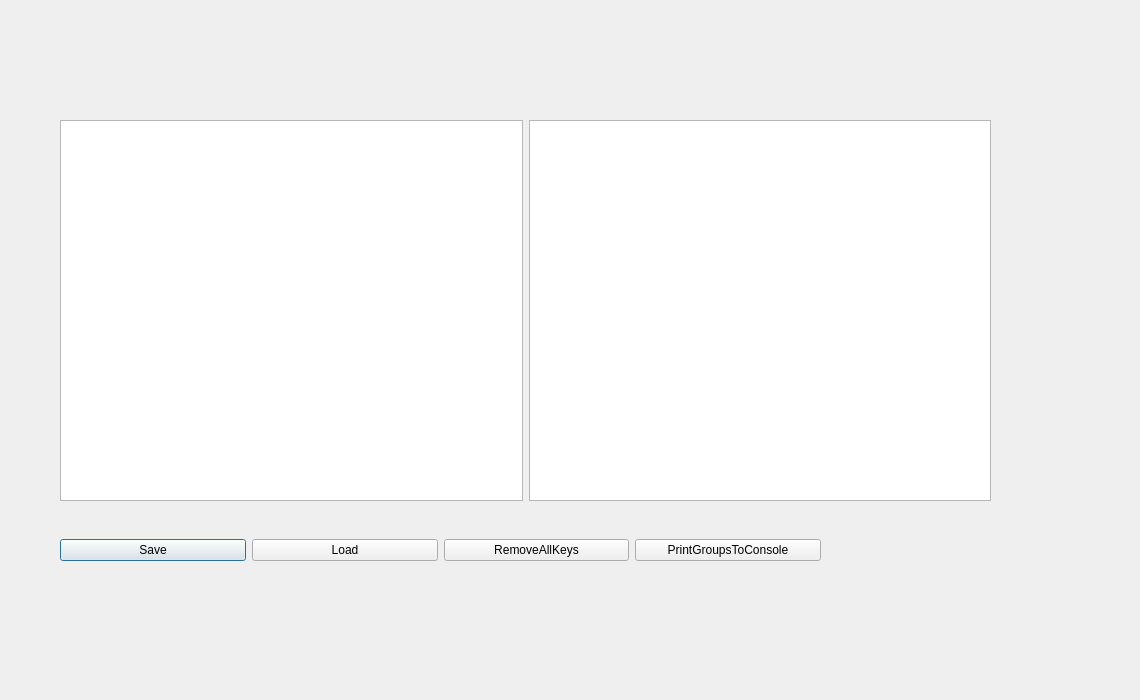
<?xml version="1.0" encoding="UTF-8"?>
<ui version="4.0">
 <class>FileWindow</class>
 <widget class="QDialog" name="FileWindow">
  <property name="geometry">
   <rect>
    <x>0</x>
    <y>0</y>
    <width>1140</width>
    <height>700</height>
   </rect>
  </property>
  <property name="windowTitle">
   <string>Dialog</string>
  </property>
  <widget class="QWidget" name="">
   <property name="geometry">
    <rect>
     <x>60</x>
     <y>530</y>
     <width>761</width>
     <height>41</height>
    </rect>
   </property>
   <layout class="QHBoxLayout" name="horizontalLayout">
    <item>
     <widget class="QPushButton" name="pushButton">
      <property name="text">
       <string>Save</string>
      </property>
     </widget>
    </item>
    <item>
     <widget class="QPushButton" name="pushButton_2">
      <property name="text">
       <string>Load</string>
      </property>
     </widget>
    </item>
    <item>
     <widget class="QPushButton" name="pushButton_3">
      <property name="enabled">
       <bool>true</bool>
      </property>
      <property name="text">
       <string>RemoveAllKeys</string>
      </property>
     </widget>
    </item>
    <item>
     <widget class="QPushButton" name="pushButton_4">
      <property name="text">
       <string>PrintGroupsToConsole</string>
      </property>
     </widget>
    </item>
   </layout>
  </widget>
  <widget class="QWidget" name="">
   <property name="geometry">
    <rect>
     <x>60</x>
     <y>120</y>
     <width>931</width>
     <height>381</height>
    </rect>
   </property>
   <layout class="QHBoxLayout" name="horizontalLayout_2">
    <item>
     <widget class="QListView" name="listView_2"/>
    </item>
    <item>
     <widget class="QListView" name="listView"/>
    </item>
   </layout>
  </widget>
  <widget class="QWidget" name="">
   <property name="geometry">
    <rect>
     <x>60</x>
     <y>60</y>
     <width>931</width>
     <height>51</height>
    </rect>
   </property>
   <layout class="QHBoxLayout" name="horizontalLayout_3">
    <item>
     <widget class="QLabel" name="label">
      <property name="font">
       <font>
        <pointsize>20</pointsize>
       </font>
      </property>
      <property name="text">
       <string/>
      </property>
     </widget>
    </item>
    <item>
     <widget class="QLabel" name="label_2">
      <property name="font">
       <font>
        <pointsize>20</pointsize>
       </font>
      </property>
      <property name="text">
       <string/>
      </property>
     </widget>
    </item>
   </layout>
  </widget>
 </widget>
 <resources/>
 <connections/>
</ui>
